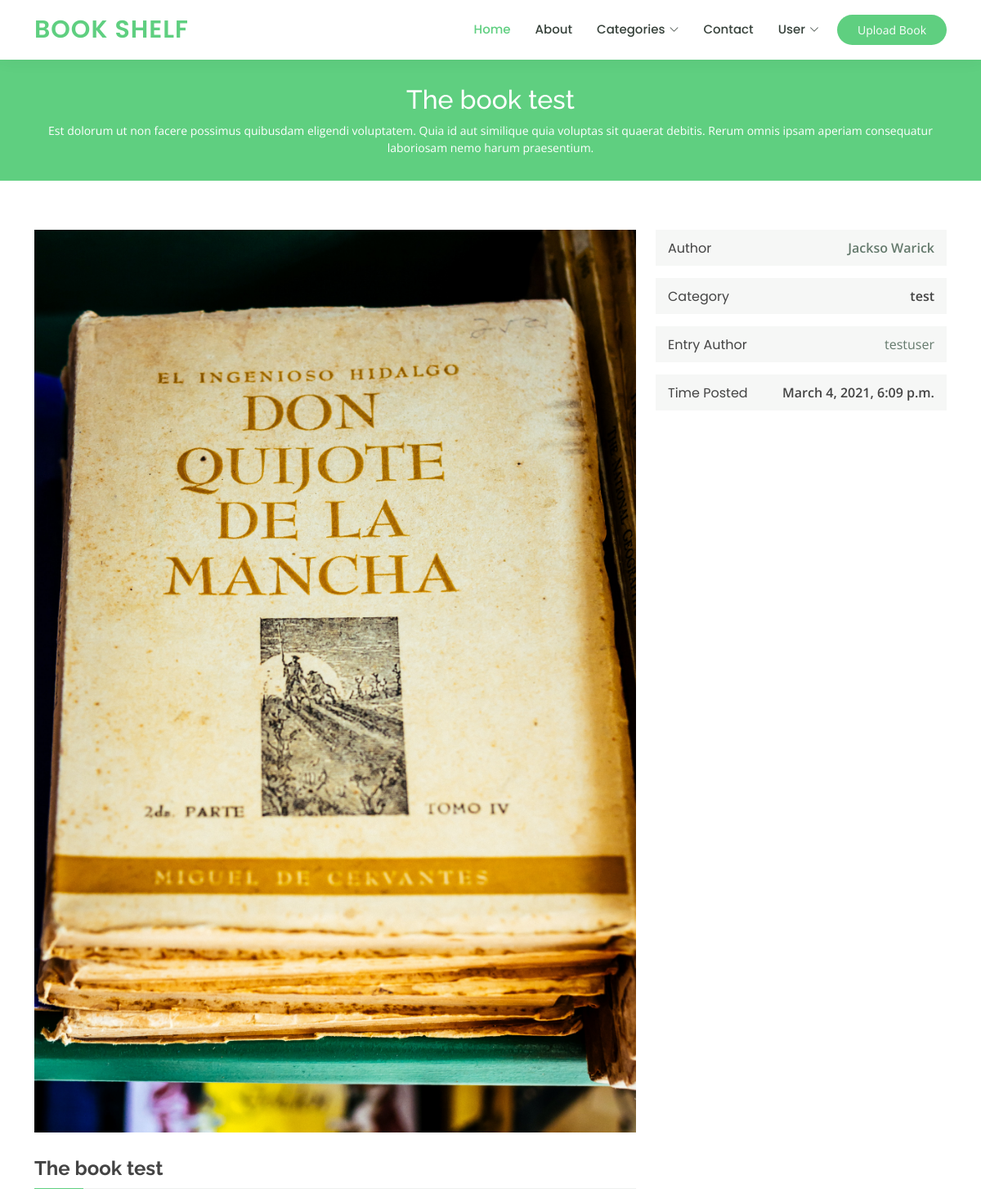
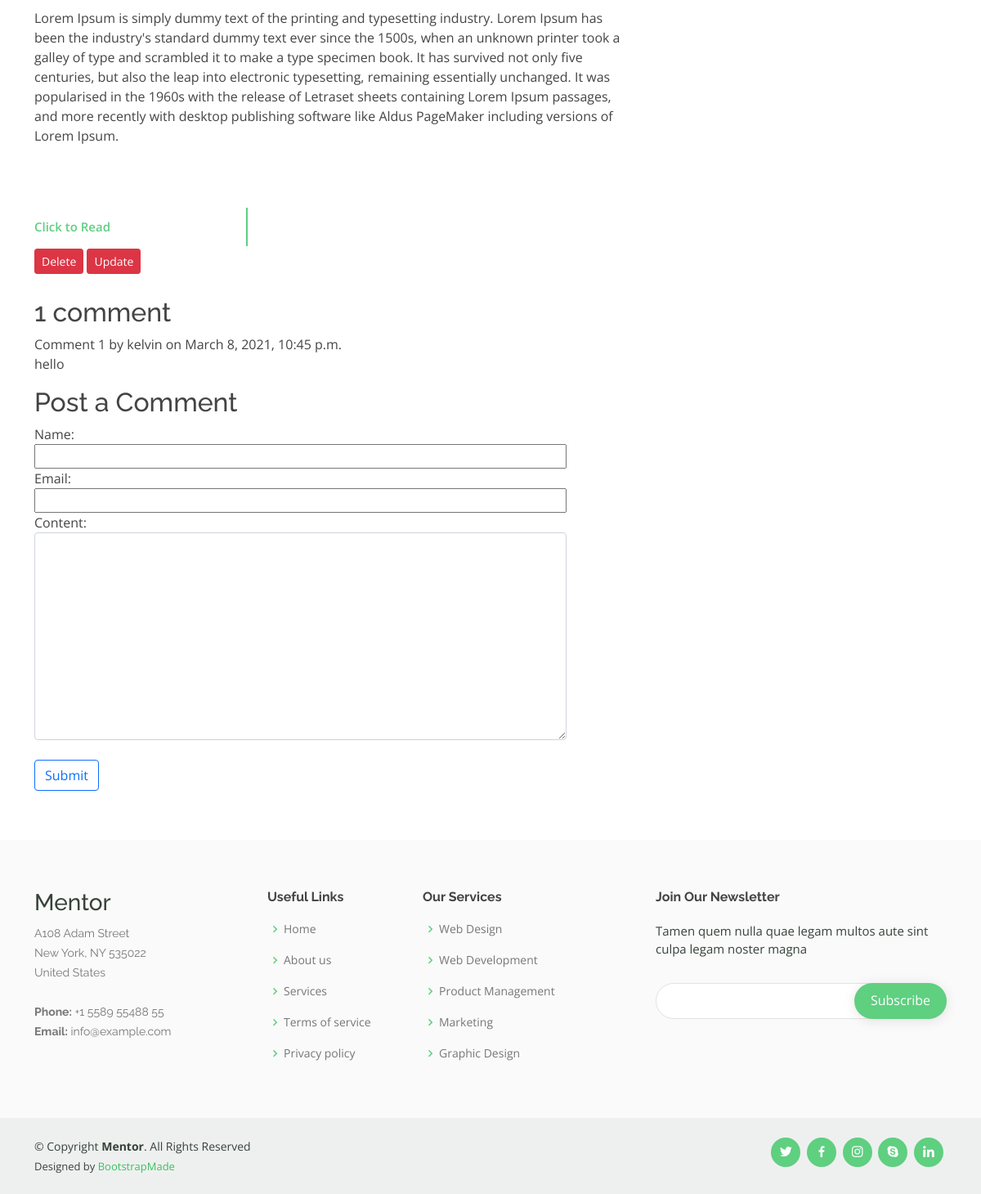
/the-book-test/, run on the app's committed database (2 pictures, top to bottom).
### blog/models.py (models this page shows, shortened)
class Post(models.Model):
    class NewManager(models.Manager):
        def get_queryset(self):
            return super().get_queryset() .filter(status='published')
    options = (
        ('draft', 'Draft'),
        ('published', 'Published'),
    )
    category = models.ForeignKey(Category, on_delete=models.PROTECT, default=1)
    title = models.CharField(max_length=250)
    excerpt = models.TextField(null=True)
    slug = models.SlugField(max_length=250, unique_for_date='publish')
    publish = models.DateTimeField(default=timezone.now)
    author = models.ForeignKey(User, on_delete=models.CASCADE, related_name='blog_posts')
    book_author = models.TextField(max_length=225, default='No Author')
    pdf = models.FileField(upload_to='books/pdfs/')
    cover = models.ImageField(upload_to='books/covers/', null=True, blank=True)
    content = models.TextField()
    status = models.CharField(max_length=10, choices=options, default='draft')
    objects = models.Manager()
    newmanager = NewManager()
    class Meta:
        ordering = ('-publish',)

class Category(models.Model):
    name = models.CharField(max_length=100)
    def __str__(self):
        return self.name

class Comment(models.Model):
    post = models.ForeignKey(Post, on_delete=models.CASCADE, related_name='comments')
    name = models.CharField(max_length=50)
    email = models.EmailField()
    content = models.TextField()
    publish = models.DateTimeField(auto_now_add=True)
    status = models.BooleanField(default=True)
    class Meta:
        ordering = ('publish',)

### blog/views.py (the view)
# urls.py: path('<slug:post>/', views.post_single, name='post_single'),  # myprobelm
def post_single(request, post):
    post = get_object_or_404(Post, slug=post, status='published')
    comments = post.comments.filter(status=True)
    user_comment = None
    if request.method == 'POST':
        comment_form = NewCommentForm(request.POST)
        if comment_form.is_valid():
            user_comment = comment_form.save(commit=False)
            user_comment.post = post
            user_comment.save()
            return HttpResponseRedirect('/' + post.slug)
    else:
        comment_form = NewCommentForm()
    return render(request, 'single.html', {'post': post, 'comments': user_comment, 'comments': comments, 'comment_form': comment_form})

### blog/forms.py
class NewCommentForm(forms.ModelForm):
    class Meta:
        model = Comment
        fields = ('name', 'email', 'content')
        widgets = {
            'name': forms.TextInput(attrs={'class': 'col-sm-12'}),
            'email': forms.TextInput(attrs={'class': 'col-sm-12'}),
            'content': forms.Textarea(attrs={'class': 'form-control'}),
        }

### blog/views.py (called while the page is built)
def category_list(request):
    category_list = Category.objects.exclude(name='default')
    context = {
        "category_list": category_list,
    }
    return context

### blog/templates/single.html (shortened to what this page needs)
{% extends "baser.html" %}
{% load bootstrap %}
{% block content %}
<main id="main">
    <div class="breadcrumbs" data-aos="fade-in">
      <div class="container">
        <h2>{{post.title}} </h2>
        <p>Est dolorum ut non facere possimus quibusdam eligendi voluptatem. Quia id aut similique quia voluptas sit quaerat debitis. Rerum omnis ipsam aperiam consequatur laboriosam nemo harum praesentium. </p>
      </div>
    </div>
    <section id="course-details" class="course-details">
      <div class="container" data-aos="fade-up">
        <div class="row">
          <div class="col-lg-8">
            <img src="{{ post.cover.url }}" class="img-fluid" alt="">
            <h3>{{ post.title }}</h3>
            <p>
              {{post.content|safe}}            </p>
          </div>
          <div class="col-lg-4">
            <div class="course-info d-flex justify-content-between align-items-center">
              <h5>Author</h5>
              <p><a href="#">{{ post.book_author }}</a></p>
            </div>
            <div class="course-info d-flex justify-content-between align-items-center">
              <h5>Category</h5>
              <p>{{ post.category }}</p>
            </div>
            <div class="course-info d-flex justify-content-between align-items-center">
              <h5>Entry Author</h5>
              <a class="mr-2" href="{% url 'blog:user-posts' post.author.username %}">{{ post.author }}</a>
            </div>
            <div class="course-info d-flex justify-content-between align-items-center">
              <h5>Time Posted</h5>
              <p>{{ post.publish }}</p>
            </div>
          </div>
        </div>
      </div>
    </section>
    <section id="cource-details-tabs" class="cource-details-tabs">
      <div class="container" data-aos="fade-up">
        <div class="row">
          <div class="col-lg-3">
            <ul class="nav nav-tabs flex-column">
              <li class="nav-item">
                <a class="nav-link active show" target="_blank" data-toggle="tab" href="{{ post.pdf.url }}">Click to Read</a>
              </li>
               <li class="nav-item">
                <a class="btn btn-danger btn-sm mt-1 mb-1" href="{% url 'blog:book_delete' post.id %}">Delete </a>
                <a class="btn btn-danger btn-sm mt-1 mb-1" href="{% url 'blog:book_update' post.id %}">Update </a>
              </li>
            </ul>
          </div>
        </div>
        <br>
          <div class="col-md-7">
              {% with comments.count as total_comments %}
              <h2>
              {{ total_comments }} comment{{ total_comments|pluralize }}
              </h2>
              {% endwith %}
              {% for comment in comments %}
                Comment {{ forloop.counter }} by {{ comment.name }}
                on {{ comment.publish }}
                {{ comment.content|linebreaks }}
              {% empty %}
                <p>There are no comments for this post.</p>
              {% endfor %}
                <h2>Post a Comment</h2>
              <form id="myForm" method="post">
              {{ comment_form|bootstrap }}
              <br>
              <button type="submit" class="btn btn-outline-primary" btn-lg btn-block">Submit</button>
              </form>
          </div>
      </div>
    </section>
  </main>
{% endblock %}

### static/assets/css/style.css (style rules this page uses)
body { font-family: "Open Sans", sans-serif; color: #444444; }
a { color: #5fcf80; text-decoration: none; }
h1, h2, h3, h4, h5, h6 { font-family: "Raleway", sans-serif; }
section { padding: 60px 0; overflow: hidden; }
.breadcrumbs { margin-top: 73px; text-align: center; background: #5fcf80; padding: 30px 0; color: #fff; }
.breadcrumbs h2 { font-size: 32px; font-weight: 500; }
.breadcrumbs p { font-size: 14px; margin-bottom: 0; }
.course-details h3 { font-size: 24px; margin: 30px 0 15px 0; font-weight: 700; position: relative; padding-bottom: 10px; }
.course-details h3:before { content: ''; position: absolute; display: block; width: 100%; height: 1px; background: #eef0ef; bottom: 0; left: 0; }
.course-details h3:after { content: ''; position: absolute; display: block; width: 60px; height: 1px; background: #5fcf80; bottom: 0; left: 0; }
.course-details .course-info { background: #f6f7f6; padding: 10px 15px; margin-bottom: 15px; }
.course-details .course-info h5 { font-weight: 400; font-size: 16px; margin: 0; font-family: "Poppins", sans-serif; }
.course-details .course-info p { margin: 0; font-weight: 600; }
.course-details .course-info a { color: #657a6d; }
.cource-details-tabs { overflow: hidden; padding-top: 0; }
.cource-details-tabs .nav-tabs { border: 0; }
.cource-details-tabs .nav-link { border: 0; padding: 12px 15px 12px 0; transition: 0.3s; color: #37423b; border-radius: 0; border-right: 2px solid #e2e7e4; font-weight: 600; font-size: 15px; }
.cource-details-tabs .nav-link.active { color: #5fcf80; border-color: #5fcf80; }

### data on the page
Post: title "The book test", cover (picture), content "Lorem Ipsum is simply dummy text of the printing and typesetting industry. Lorem Ipsum has been the industry's standard dummy text ever since the 1500s, when an unknown printer took a galley of type and scrambled it to make a type specimen book. It has survived not only five centuries, but also the leap into electronic typesetting, remaining essentially unchanged. It was popularised in the 1960s with the release of Letraset sheets containing Lorem Ipsum passages, and more recently with desktop publishing software like Aldus PageMaker including versions of Lorem Ipsum.", book_author "Jackso Warick", category "test", author "testuser", publish "March 4, 2021, 6:09 p.m."
Comment: name "kelvin", publish "March 8, 2021, 10:45 p.m.", content "hello"

### other printed values
{{ total_comments }} "1"
